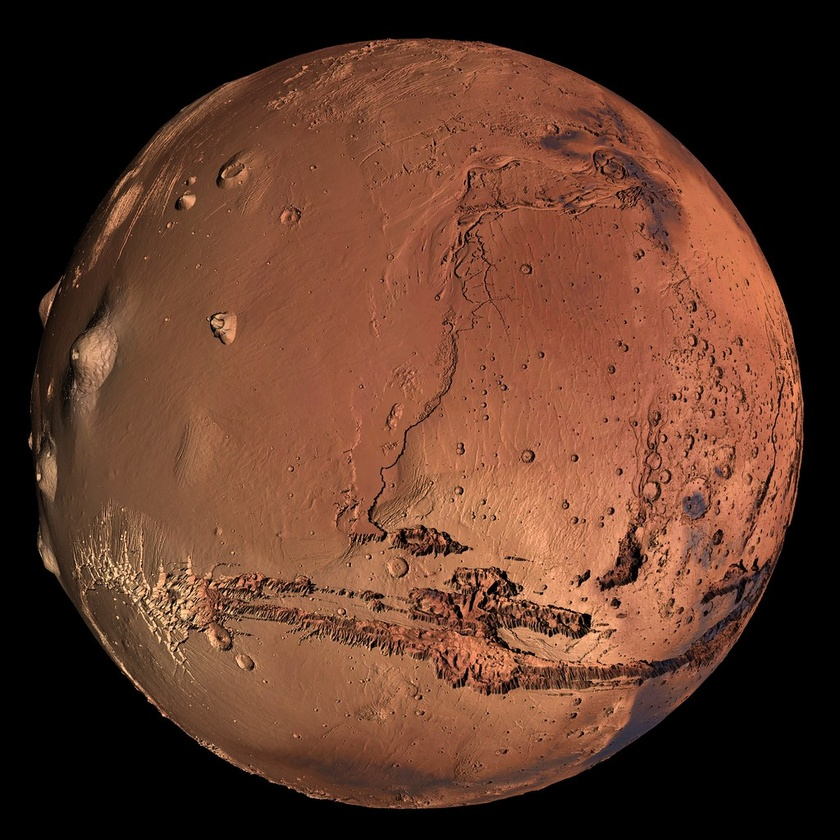
#> input picture laba1/code/1.jpg, 840 x 840 px, shrunk from 1024 x 1024 before the run
$ python -i main_3.py   (imports and definitions only)
#> lines starting #> are read from the running program, lines starting #| are printed output that depends on the picture; after the words box and inside, x2 and y2 are one past the last pixel; in counts of white or black regions, pixels touching at a corner belong together
import os
import tkinter as tk
from tkinter import filedialog, messagebox
from concurrent.futures import ProcessPoolExecutor
from PIL import Image
import numpy as np
from skimage import measure
from skimage.filters import threshold_otsu
import multiprocessing
from functools import partial
import cv2

# Константы
RESULTS_FOLDER = 'results'

# [4 lines left out: function create_results_folder, not called in this run]

def classify_object(brightness, area, eccentricity):
    """
    Определяет тип объекта на основе характеристик: яркости, площади и эксцентриситета (формы).
    """
    if brightness > 200 and area < 100:  # маленький и яркий объект
        return 'Star'
    elif 100 <= area <= 1000 and eccentricity < 0.5:  # объект круглой формы среднего размера
        return 'Planet'
    elif area > 1000:  # крупный объект с неправильной формой
        return 'Galaxy'
    else:
        return 'Unknown'

def process_object(obj_slice, image_array, img_name):
    """
    Обработка отдельного объекта: вычисляет статистику для объекта, определяет его тип и сохраняет изображение объекта.
    """
    obj_region = image_array[obj_slice]
    brightness = np.mean(obj_region)

    # Центр массы объекта
    x_indices, y_indices = np.meshgrid(np.arange(obj_region.shape[1]), np.arange(obj_region.shape[0]))
    total_mass = np.sum(obj_region)
    if total_mass > 0:
        center_x = int(np.sum(x_indices * obj_region) / total_mass)
        center_y = int(np.sum(y_indices * obj_region) / total_mass)
    else:
        center_x, center_y = (0, 0)

    # Площадь и эксцентриситет объекта
    area = obj_region.size
    labeled_obj = measure.label(obj_region > 0)  # лейблинг для нахождения формы
    region_props = measure.regionprops(labeled_obj)
    eccentricity = region_props[0].eccentricity if region_props else 0  # форма объекта

    # Классификация объекта
    obj_type = classify_object(brightness, area, eccentricity)

    # Формируем результаты
    stats = {
        'object_brightness': brightness,
        'object_center': (center_x, center_y),
        'object_type': obj_type
    }

    return stats

def annotate_image(image, objects):
    """
    Рисует зеленые квадратики вокруг объектов и подписывает их тип.
    """
    annotated_image = cv2.cvtColor(image, cv2.COLOR_GRAY2BGR)  # Конвертация в цветной формат для аннотаций

    for obj in objects:
        x, y = obj['object_center']
        obj_type = obj['object_type']

        # Определяем размеры квадрата
        box_size = 10
        start_point = (x - box_size, y - box_size)
        end_point = (x + box_size, y + box_size)

        # Рисуем квадрат
        cv2.rectangle(annotated_image, start_point, end_point, (0, 255, 0), 2)

        # Добавляем текст
        font = cv2.FONT_HERSHEY_SIMPLEX
        cv2.putText(annotated_image, obj_type, (x + 5, y - 10), font, 0.5, (0, 255, 0), 1, cv2.LINE_AA)

    return annotated_image

def analyze_image(image_path):
    """
    Выполняет анализ изображения: сегментирует изображение и обрабатывает каждый объект отдельно.
    """
#> called with image_path = '1.jpg'
    try:
        img = Image.open(image_path).convert('L')
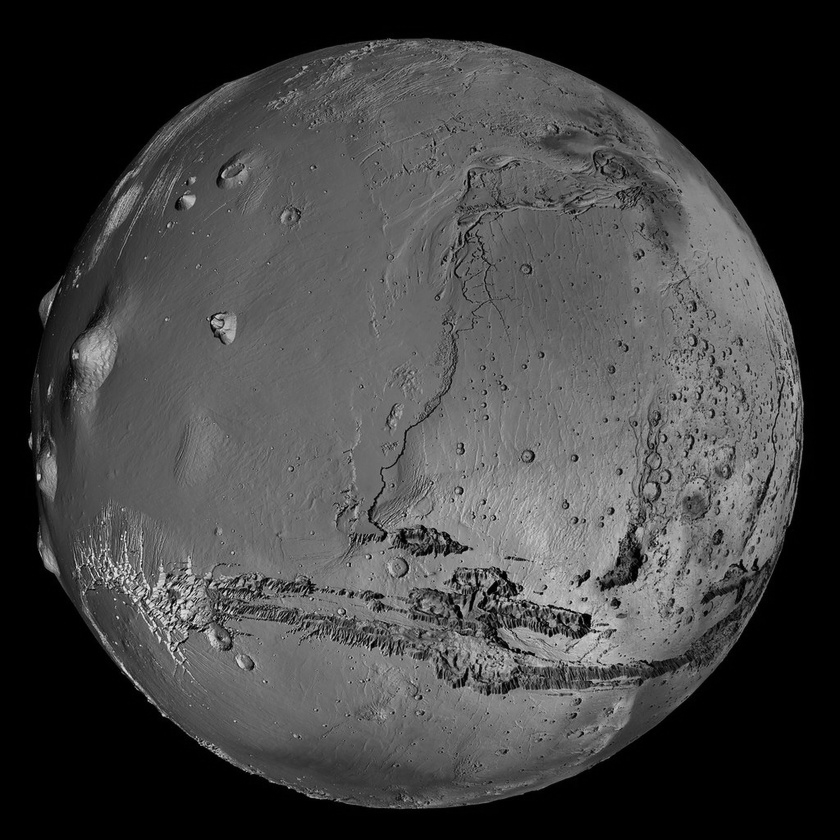
#> img: PIL image 840x840 L; min 0, max 242, mean 66.7
        img_array = np.array(img)

        threshold = threshold_otsu(img_array)
#> threshold = 55
        binary_image = img_array > threshold
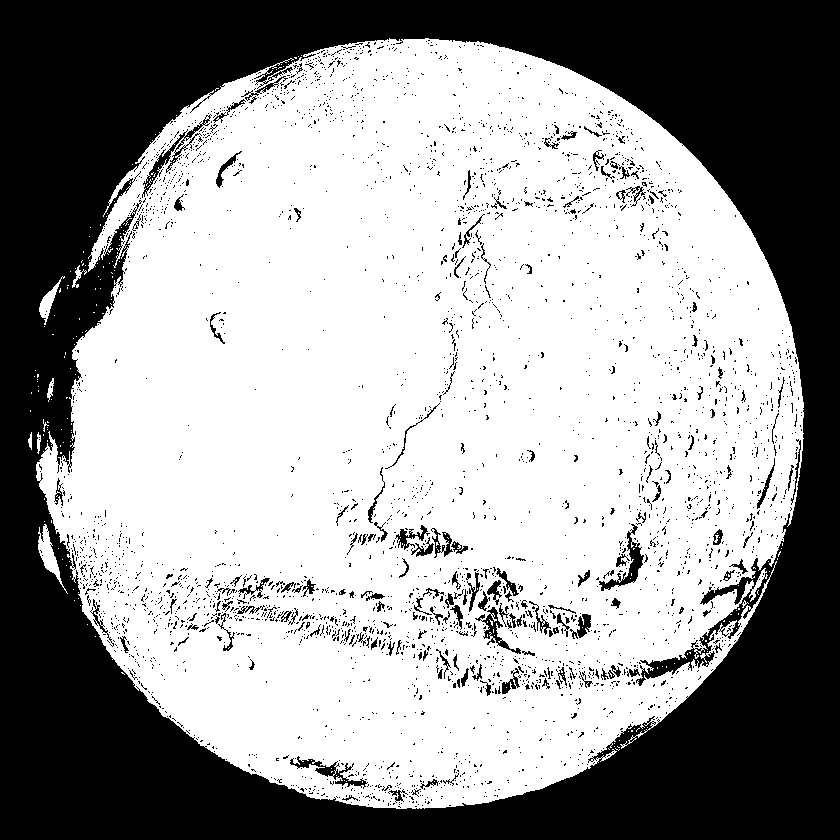
#> binary_image: shape (840, 840) bool; 61.2% white; 3354 black regions (3174 under 20 px)
        labeled_image = measure.label(binary_image, connectivity=2)
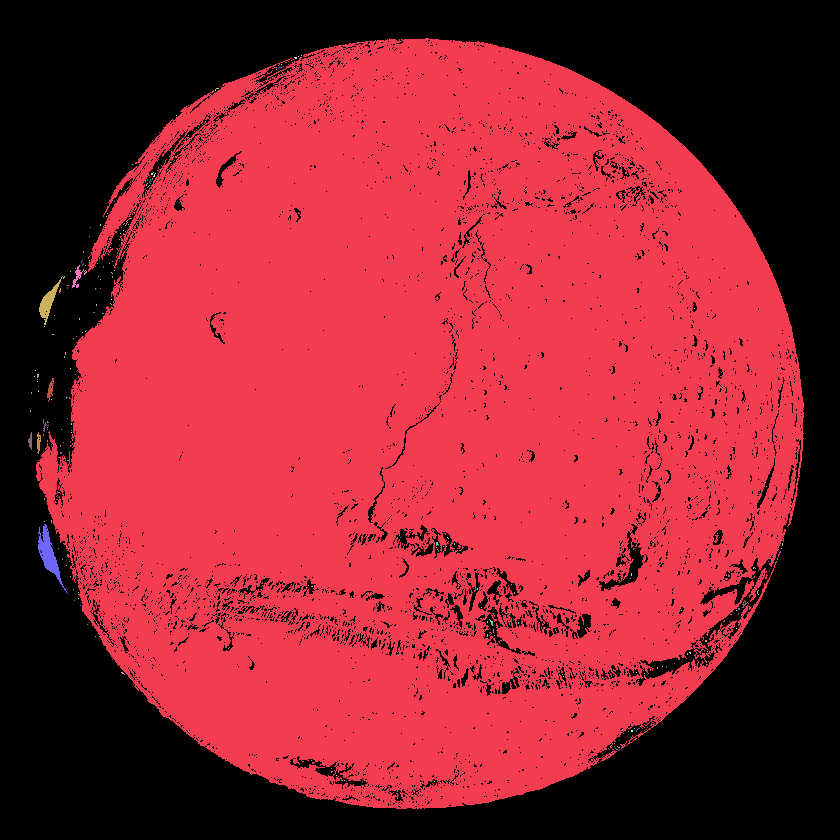
#> labeled_image: shape (840, 840) int32; 213 distinct labels, from 0 to 212; one colour per label, 0 black
        regions = measure.regionprops(labeled_image)
#> regions = 212 regions; largest, box (x1, y1, x2, y2) and area: (36, 38, 804, 809) 429976, (38, 524, 68, 594) 587, (39, 276, 65, 325) 342, (72, 265, 87, 288) 100, (47, 378, 54, 402) 81

        img_name = os.path.basename(image_path)
        img_result_folder = os.path.join(RESULTS_FOLDER, img_name)
        os.makedirs(img_result_folder, exist_ok=True)

        process_obj_partial = partial(process_object, image_array=img_array, img_name=img_name)

        with ProcessPoolExecutor(max_workers=multiprocessing.cpu_count()) as executor:
            results = list(executor.map(process_obj_partial, [region.slice for region in regions]))
#> results = 212 items

        # Собираем данные для аннотации
        objects_data = [{'object_center': stat['object_center'], 'object_type': stat['object_type']} for stat in results]
#> objects_data = 212 items

        # Аннотируем изображение
        annotated_img = annotate_image(img_array, objects_data)
#> the loop in annotate_image, `for obj in objects:` made 212 passes
#> (x, y, obj_type, start_point, end_point) on passes 1 to 3: (397, 392, 'Galaxy', (387, 382), (407, 402)), (0, 0, 'Unknown', (-10, -10), (10, 10)), (0, 0, 'Unknown', (-10, -10), (10, 10))
#> after the loop in annotate_image, `for obj in objects:`:
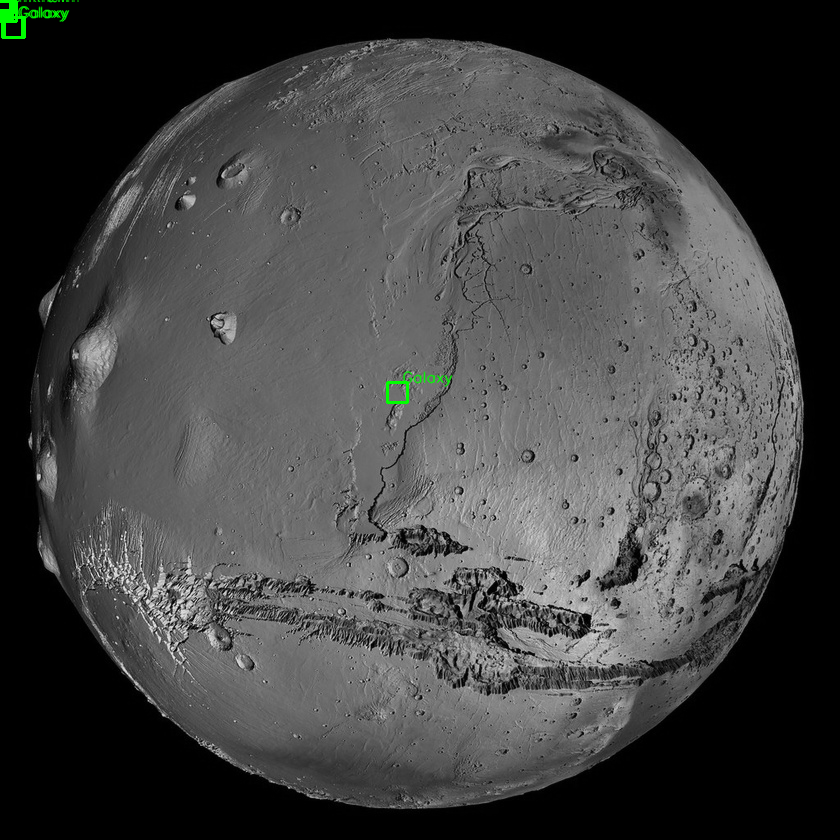
#> annotated_image: shape (840, 840, 3); mean B, G, R 66.7, 67.2, 66.7
        cv2.imwrite(os.path.join(img_result_folder, 'annotated_image.png'), annotated_img)

        return {
            'filename': img_name,
            'objects_analyzed': len(results),
            'objects_stats': results
        }

    except Exception as e:
        print(f"Error processing {image_path}: {e}")
        return None

class AstroDataAnalyzerApp:
    # [56 lines left out: functions __init__, load_images, start_analysis, display_result, not called in this run]

# Запуск приложения
# [4 lines not run here, left out]

>>> result = analyze_image('1.jpg')
#> result = 3 items
